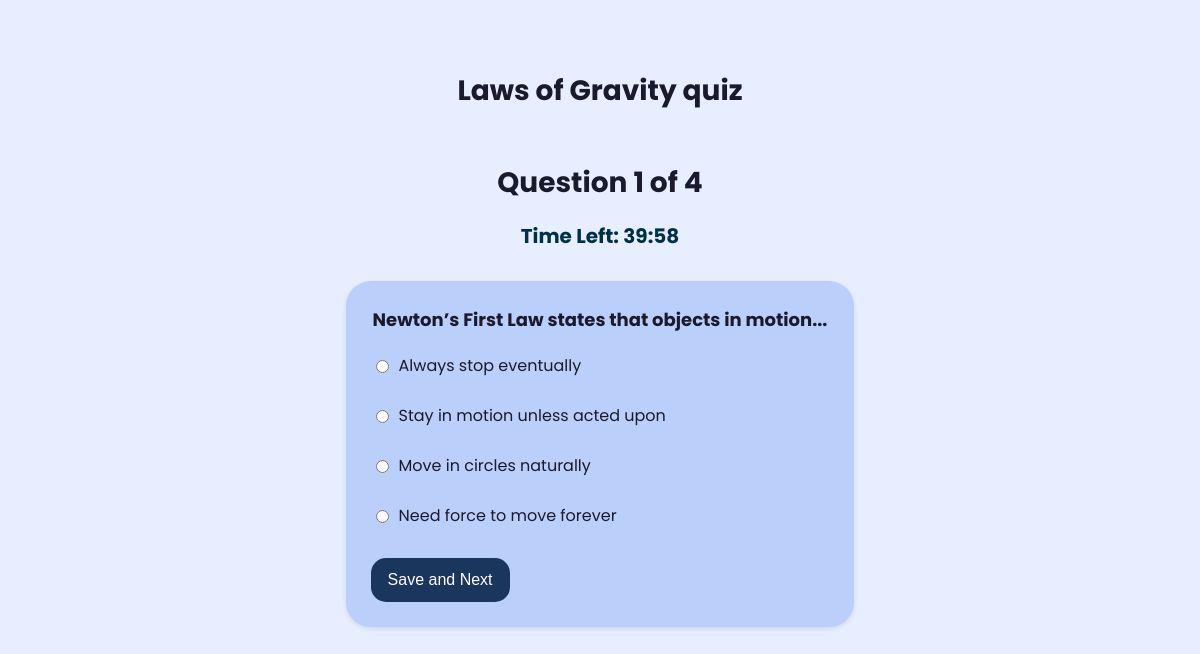
The app's page /student/quiz_attempt/7 with its own data.
### models/models.py (models this page shows)
class Quiz(db.Model):
    __tablename__ = 'quizzes'
    id = db.Column(db.Integer, primary_key=True)
    subject_id = db.Column(db.Integer, db.ForeignKey('subjects.id'), nullable=False)
    chapter_id = db.Column(db.Integer, db.ForeignKey('chapters.id'), nullable=False)
    date_of_quiz = db.Column(db.Date, nullable=False)
    time_duration = db.Column(db.Integer, nullable=False)
    remarks = db.Column(db.Text, nullable=True)

class Question(db.Model):
    __tablename__ = 'questions'
    ques_id = db.Column(db.Integer, primary_key=True)
    qz_id = db.Column(db.Integer, db.ForeignKey('quizzes.id'), nullable=False)
    question_text = db.Column(db.Text, nullable=False)
    option1 = db.Column(db.String(100), nullable=False)
    option2 = db.Column(db.String(100), nullable=False)
    option3 = db.Column(db.String(100), nullable=False)
    option4 = db.Column(db.String(100), nullable=False)
    correct_option = db.Column(db.String(100), nullable=False)

### app.py (the view, shortened to what this page needs)
@app.route('/student/quiz_attempt/<int:quiz_id>', methods=['GET', 'POST'])
def quiz_attempt(quiz_id):
    questions = Question.query.filter_by(qz_id=quiz_id).all()
    quiz = Quiz.query.get(quiz_id)
    if not questions:
        return "No questions available for this quiz", 404
    arr_attempt = [{"question": q, "answer": ""} for q in questions]
    total_questions = len(arr_attempt)
    if 'quiz_answers' not in session:
        session['quiz_answers'] = {}
    quiz_key = str(quiz_id)
    if quiz_key not in session['quiz_answers']:
        session['quiz_answers'][quiz_key] = [""] * total_questions
    if 'current_index' not in session:
        session['current_index'] = 0
    current_index = session.get('current_index', 0)
    quiz = Quiz.query.get(quiz_id)
    time_duration = quiz.time_duration if quiz else 5
    if 'quiz_timer' not in session:
        session['quiz_timer'] = time.time() + (time_duration * 60)
        session.modified = True
    remaining_time = max(0, int(session['quiz_timer'] - time.time()))
    return render_template(
        'quiz_attempt.html',
        arr_attempt=arr_attempt,
        current_index=current_index,
        total_questions=total_questions,
        quiz=quiz,
        remaining_time=remaining_time
    )

### templates/quiz_attempt.html (shortened to what this page needs)
<!DOCTYPE html>
<html lang="en">
<head>
</head>
<body>
    <h1>{{quiz.remarks}} quiz</h1>
    <h1>Question {{ current_index + 1 }} of {{ total_questions }}</h1>
    <h2 id="timer"></h2>
    <div class="question-container">
        <legend>{{ arr_attempt[current_index].question.question_text }}</legend>
        <form method="POST" id="quizForm">
            <div class="options-container">
                <div class="option-item">
                    <input type="radio" id="option1" name="selected_option" value="option1" required>
                    <label for="option1">{{ arr_attempt[current_index].question.option1 }}</label>
                </div>
                <div class="option-item">
                    <input type="radio" id="option2" name="selected_option" value="option2" required>
                    <label for="option2">{{ arr_attempt[current_index].question.option2 }}</label>
                </div>
                <div class="option-item">
                    <input type="radio" id="option3" name="selected_option" value="option3" required>
                    <label for="option3">{{ arr_attempt[current_index].question.option3 }}</label>
                </div>
                <div class="option-item">
                    <input type="radio" id="option4" name="selected_option" value="option4" required>
                    <label for="option4">{{ arr_attempt[current_index].question.option4 }}</label>
                </div>
            </div>
            <button type="submit">Save and Next</button>
        </form>
    </div>
</body>
</html>

### templates/quiz_attempt.html (style rules this page uses)
body { font-family: 'Poppins', sans-serif; background-color: #e6eeff; color: #1a1a2e; margin: 0; padding: 20px; }
h1 { text-align: center; margin-top: 50px; margin-bottom: 10px; font-size: 28px; }
h2 { text-align: center; color: #003048; font-size: 20px; margin-bottom: 30px; }
.question-container { width: 50%; max-width: fit-content; min-width: 30%; margin: 0 auto; background-color: #bbcffb; padding: 25px; border-radius: 25px; box-shadow: 0 2px 5px rgba(0, 0, 0, 0.1); }
legend { font-weight: bold; font-size: 18px; margin-bottom: 20px; }
.options-container { display: flex; flex-direction: column; gap: 15px; margin-top: 20px; }
.option-item { display: flex; align-items: center; margin-bottom: 10px; }
input[type="radio"] { margin-right: 10px; }
label { font-size: 16px; }
button { background-color: #1a365d; color: white; border: none; padding: 13px 17px; border-radius: 15px; font-size: 16px; cursor: pointer; margin-top: 20px; display: block; }

### records on screen
Quiz: remarks "Laws of Gravity"
Question: question_text "Newton’s First Law states that objects in motion...", option1 "Always stop eventually", option2 "Stay in motion unless acted upon", option3 "Move in circles naturally", option4 "Need force to move forever"

### other values on screen
{{ current_index + 1 }} "1"
{{ total_questions }} "4"
